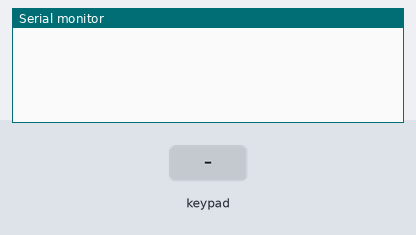
The sketch below on a simulated ESP32. Shown: the last lines printed to the serial monitor. Inputs (shaded band) come from the test bench.

Above: at 1.2 s.
1.3 s: key '1' pressed
At 2.1 s:
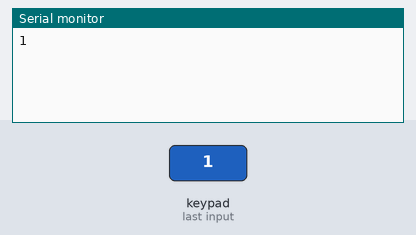
2.8 s: keypad keys 3 2 3 3 2 5 2 6 # pressed 0.4 s apart
At 7.1 s:
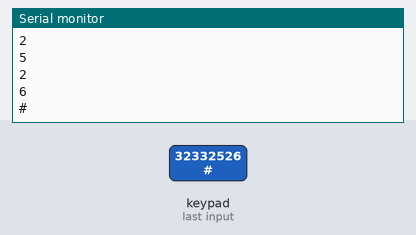
7.9 s: key '*' pressed
At 8.2 s:
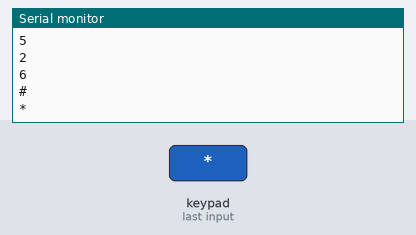
9.4 s: keypad keys 2 7 1 4 1 2 pressed 0.4 s apart
At 12.1 s:
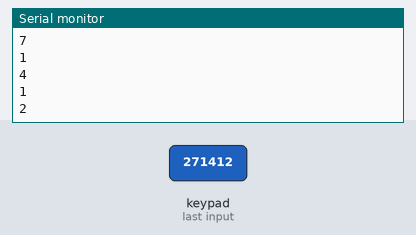
Timing chart, 0 to 13.6 s (numbered marks = the images above; inputs shaded):
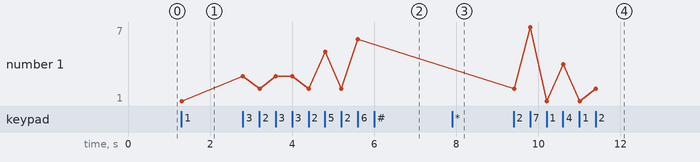

The sketch:

keypad_4x3.ino
```cpp
/*
 * 4x3 matrix keypad (ESP32)
 * -------------------------
 * Prints every key pressed on a 12-key keypad.
 *
 * The 12 keys need only 7 pins: the library drives one row at a time and reads the
 * columns to find which key connects them.
 *
 * Wiring:  rows    R1..R4 -> GPIO 32, 33, 25, 26
 *          columns C1..C3 -> GPIO 27, 14, 12
 * Library: Keypad (Mark Stanley, Alexander Brevig)
 */

#include <Keypad.h>

const byte ROWS = 4;
const byte COLS = 3;

char keys[ROWS][COLS] = {
  {'1', '2', '3'},
  {'4', '5', '6'},
  {'7', '8', '9'},
  {'*', '0', '#'}
};

byte rowPins[ROWS] = {32, 33, 25, 26};
byte colPins[COLS] = {27, 14, 12};

Keypad keypad = Keypad(makeKeymap(keys), rowPins, colPins, ROWS, COLS);

void setup() {
  Serial.begin(115200);
}

void loop() {
  char key = keypad.getKey();   // 0 when no key is pressed
  if (key) {
    Serial.println(key);
  }
}
```

Measured:
- after the input at 1.3 s, the serial monitor: prints a new line at once (image 1)
- after the input at 2.8 s, the serial monitor: prints a new line at once (image 2)
- after the input at 7.9 s, the serial monitor: prints a new line at once (image 3)
- after the input at 9.4 s, the serial monitor: prints a new line at once (image 4)
- plotted number 1: 1 → 6 after the input at 2.8 s, 6 → 2 after the input at 9.4 s
